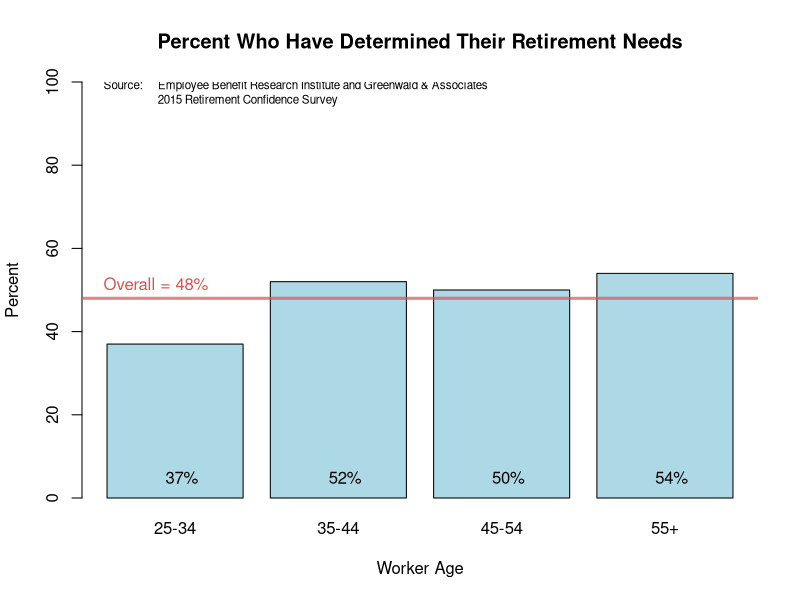

The R source for this figure:
## ---- chunk 1

# Use data as presented in EBRI's survey at
# http://www.ebri.org/pdf/surveys/rcs/2015/RCS15.FS-4.Age.pdf
data <- c(37, 52, 50, 54)
names(data) <- c("25-34", "35-44", "45-54", "55+")
# Plot the bars
barplot(data, names.arg=names(data), ylim=c(0, 100),
        xlab="Worker Age", col="lightblue", ylab="Percent",
        main="Percent Who Have Determined Their Retirement Needs",
        bg="red")
# Add percentage values to bars
text(seq(0.75, 4.35, length.out=4), 1, paste0(data, "%"), pos=3)
# Add source information
text(0.1, 99, "Source:", cex=0.7, pos=4)
text(0.5, 99, "Employee Benefit Research Institute and Greenwald & Associates",
     cex=0.7, pos=4)
text(0.5, 95.5, "2015 Retirement Confidence Survey", cex=0.7, pos=4)
# Add overall average line
abline(h=48, lwd=3, col=rgb( .84, .33, .33, .7))
text(0.1, 51, "Overall = 48%", pos=4, col=rgb( .84, .33, .33))
